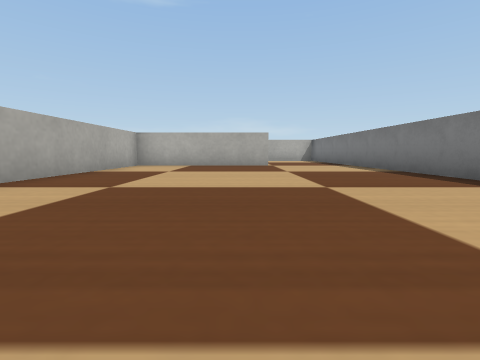
[1] (above)

16 first-person views from a walk through a robot-simulator world made for Webots. The camera is 0.04 m above the floor, tilts 6° down and sees 85° across. The floor is counted in squares, 0.1 m on a side. Each view is taken from the middle of a square. On the plan, view 1 faces up. The plan holds only what a view shows up to about 9 squares ahead; the rest is blank. Robots are left out. Simple shapes and patterns stand in for the simulator's stock objects.

[2]
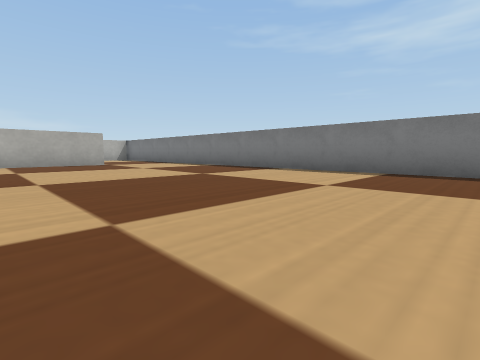

[3]
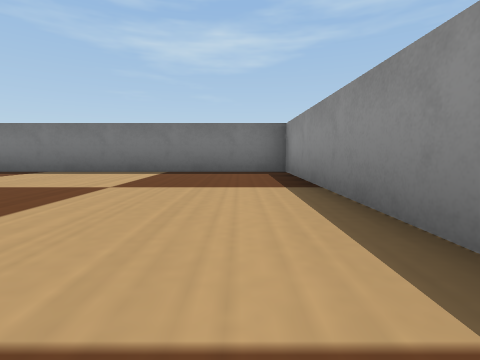

[4]
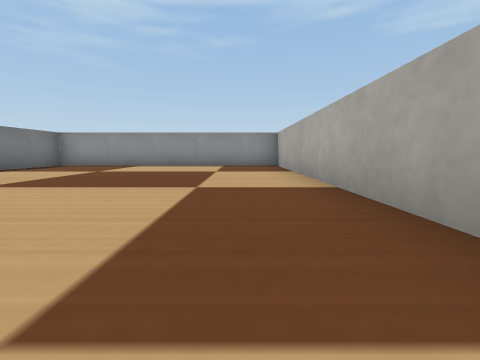

[5]
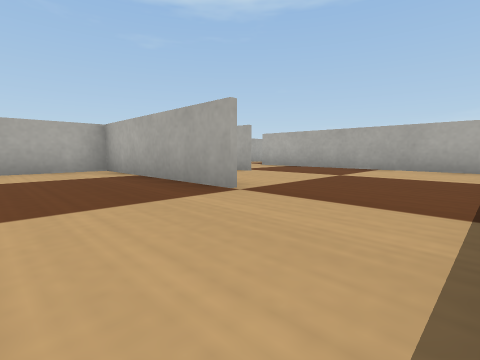

[6]
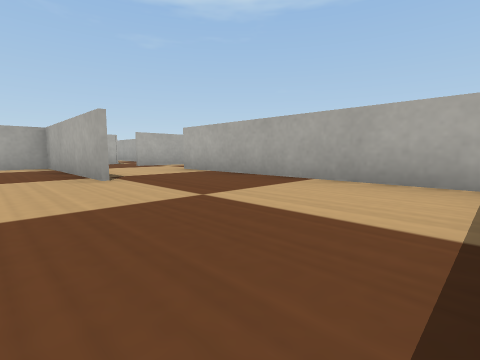

[7]
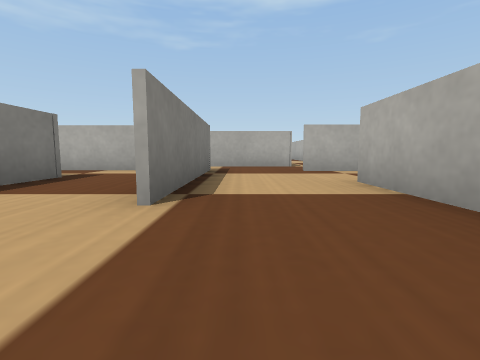

[8]
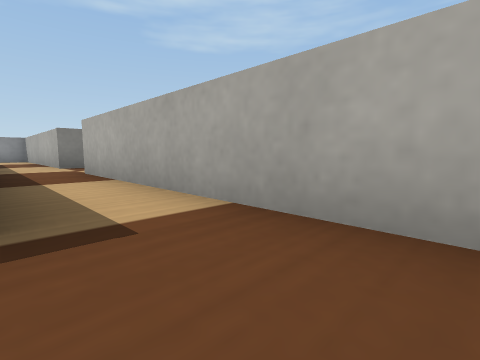

[9]
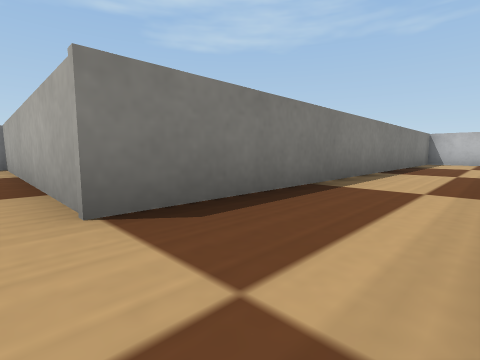

[10]
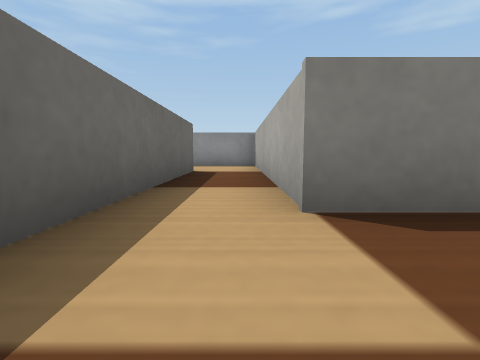

[11]
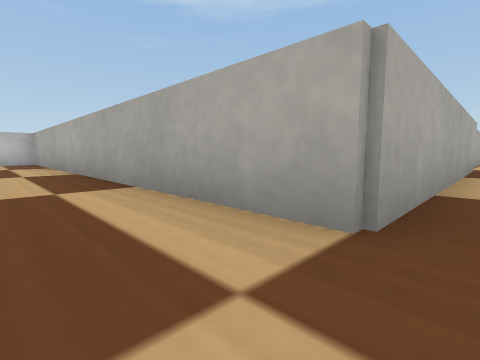

[12]
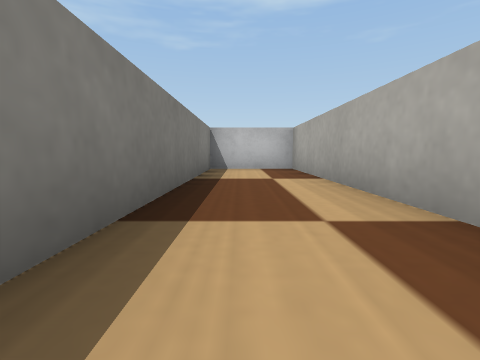

[13]
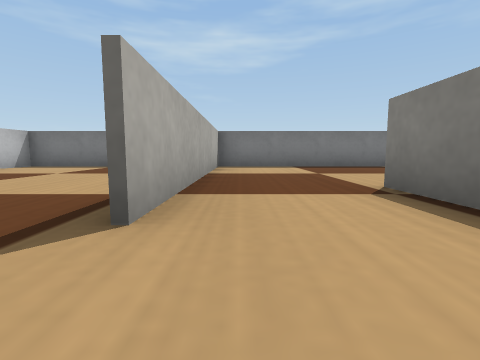

[14]
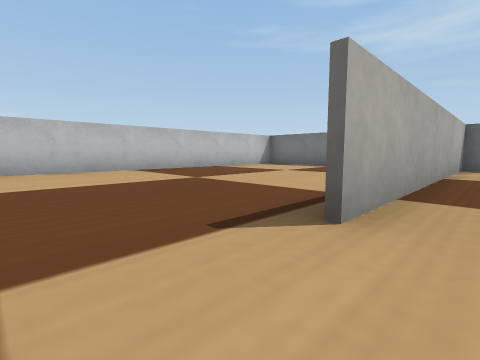

[15]
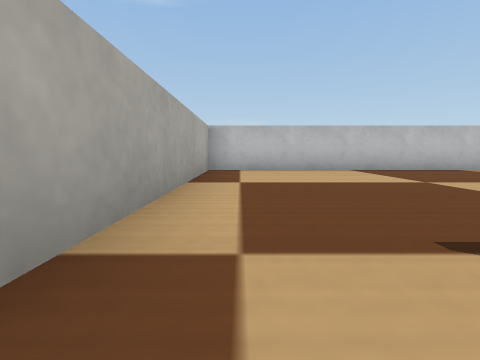

[16]
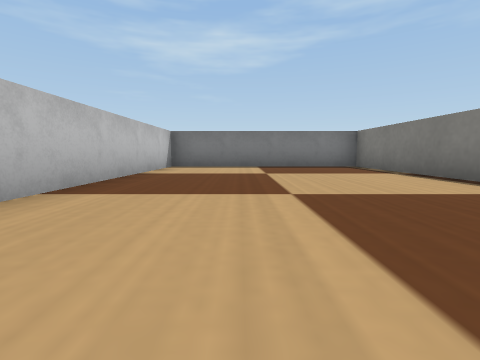

### Floor plan
Points are (right, up) in squares from view 1. A wall is a line through its corners. A room is listed if a view was taken in it or the views show most of it. See-through windows are left out.
Room 1 (views 1, 2, 3, 4, 5)
walls: (0.9, 8) (-3.1, 8) (-3.1, -1.9); (-2.9, -2) (3.5, -2) (3.5, 7.5)
ways out: opening at (2, 8) to room 2
Room 2 (views 6, 7, 8, 9, 10, 11, 12, 13, 14, 15)
walls: (-3.2, 8.1) (-2.1, 8.1); (-5, 10.3) (-0.9, 10.3); (-0.9, 10.2) (-4.9, 10.2) (-4.9, 6.9); (-6.4, 11.5) (-6.4, 6.3) (-16.5, 6.3) (-16.5, 4.3) (-6.4, 4.3) (-6.4, -2) (-2.9, -2); (-5, 0.2) (-5, 5); (3.5, 7.5) (3.5, 12.9); (3.5, 12.6) (-2.6, 12.6)
ways out: opening at (2, 8) to room 1; opening at (-3.5, 13) to room 3; opening at (-6, 12)
Room 3 (view 16)
walls: (-0.5, 12.7) (3.5, 12.7); (3.5, 12.9) (3.5, 17.9) (-4.7, 17.9) (-4.7, 12.4)
ways out: opening at (-3.5, 13) to room 2

Positions as (right, up) in squares from view 1, and headings:
1: (0, 0), facing up
2: (-2, -1), facing up-right
3: (-2, -1), facing right
4: (-2, 6), facing down
5: (3, 6), facing up-left
6: (3, 9), facing up-left
7: (1, 11), facing left
8: (-5, 12), facing down-left
9: (-6, 6), facing down-left
10: (-6, 6), facing down
11: (-6, 5), facing up-left
12: (-10, 5), facing left
13: (-4, 12), facing right
14: (-4, 12), facing up-right
15: (-4, 12), facing up
16: (-4, 16), facing right
